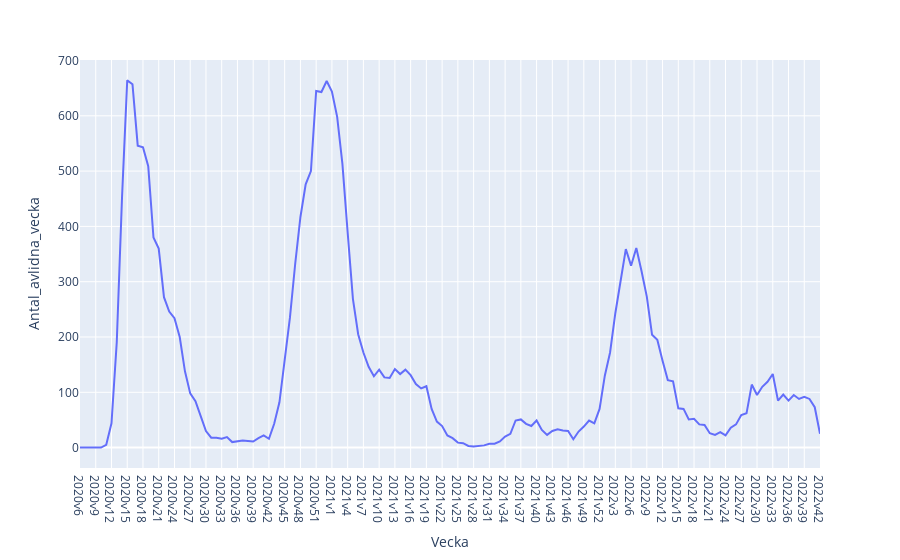

The notebook cell saved with this chart:
### Markdown cell above
c) Drawing a line diagram that shows "avlidna fall per vecka" from 2020v6 until now

### Code cell
# select the columns "Vecka" and "Antal_avlidna_vecka"
avlidna_per_vecka = veckodata_riket[["Vecka", "Antal_avlidna_vecka"]]

# set the index to "Vecka"
avlidna_per_vecka.set_index("Vecka", inplace=True)

# plot using seaborn
sns.lineplot(data=avlidna_per_vecka, x=avlidna_per_vecka.index, y="Antal_avlidna_vecka")

# plot using plotly express
fig = px.line(avlidna_per_vecka, x=avlidna_per_vecka.index, y="Antal_avlidna_vecka")
fig.show()

### Figure 1 — Plotly figure (JSON) as saved in the notebook; plotly's stock layout.template omitted (floating-point values rounded to 4 significant figures; data arrays with more than 128 entries replaced by an {"elided": "..."} marker saying what was removed)
{"data": [{"hovertemplate": "Vecka=%{x}<br>Antal_avlidna_vecka=%{y}<extra></extra>", "legendgroup": "", "line": {"color": "#636efa", "dash": "solid"}, "marker": {"symbol": "circle"}, "mode": "lines", "name": "", "orientation": "v", "showlegend": false, "type": "scatter", "x": {"elided": "142 str values"}, "xaxis": "x", "y": {"elided": "142 int values"}, "yaxis": "y"}], "layout": {"legend": {"tracegroupgap": 0}, "margin": {"t": 60}, "xaxis": {"anchor": "y", "domain": [0, 1], "title": {"text": "Vecka"}}, "yaxis": {"anchor": "x", "domain": [0, 1], "title": {"text": "Antal_avlidna_vecka"}}}}
